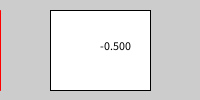
Frame 1 (no input)
Frame 60 (the mouse pressed at the canvas centre just before this capture): identical to frame 1, image omitted
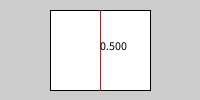
Frame 120 (the mouse held since frame 60 and released just before this capture)

The Processing sketch that drew these frames (run headless with seeded random() and noise(); from frame 60 on, the mouse is pressed at the canvas centre):

// Processing sketch: processing_147822
// ── processing_147822.pde

void setup()
{
  size(200,100);
  rectMode(CORNERS);
}

void draw()
{
  background(204);
  stroke(0);
  fill(255);
  rect(50,10,150,90);
  
  stroke(color(255,0,0));
  line(mouseX, 10,mouseX,90);
  
  float fraction = norm(mouseX,50,150);
  fill(0);
  text(nfc(fraction,3), width/2,height/2);
}
